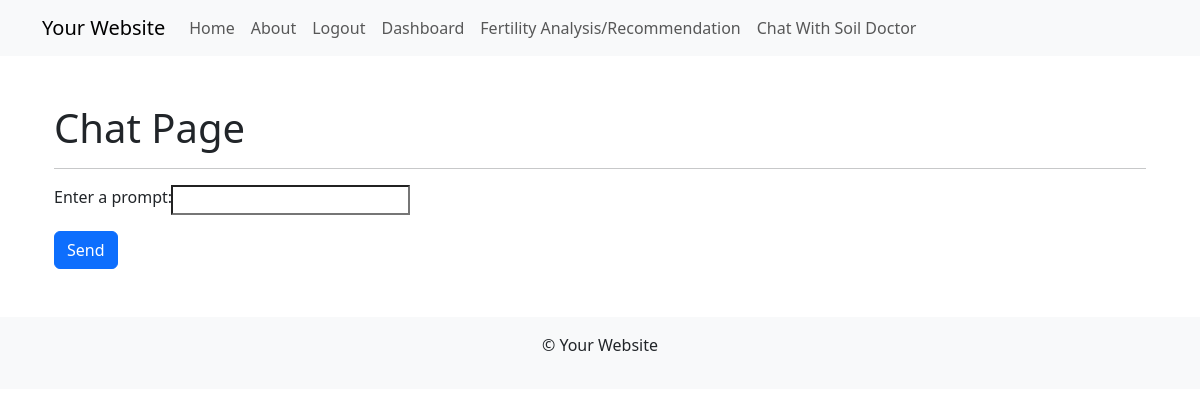
Before: /soilapp/chat/ (signed in) with the older database file.
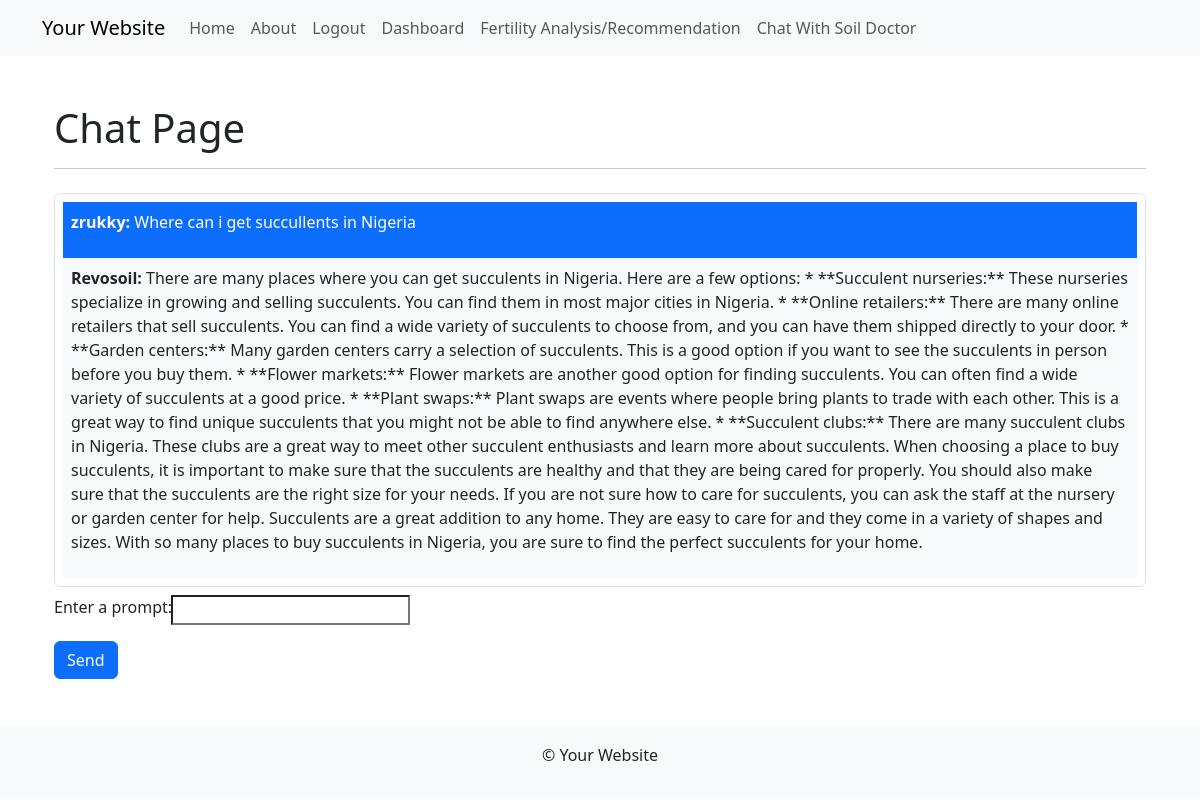
After: the same page with the newer database file.
### soilapp/models.py (models this page shows, shortened)
class ChatMessage(models.Model):
    user = models.ForeignKey(User, on_delete=models.CASCADE, default=1)
    user_input = models.TextField()
    model_response = models.TextField()
    timestamp = models.DateTimeField(auto_now_add=True)
    class Meta:
        ordering = ['timestamp']

### soilapp/views.py (the view)
# urls.py: path('chat/', views.chat_view, name='chat_view'),
@login_required(login_url='login')
def chat_view(request):
    if request.method == 'POST':
        palm.configure(api_key='AIzaSyA2fSdNXmrkVRtx    VECo-PjdtGAyntUMpW8')
        form = ChatForm(request.POST)
        if form.is_valid():
            prompt = form.cleaned_data['prompt']
            if prompt == 'quit':
                return redirect('chat_view')  # Redirect to chat view when 'quit' is entered
            response = palm.chat(
                context="Be a professional soil scientist with vast and accurate knowledge in soil science, agronomy, and general agriculture.",
                examples=[],
                messages=prompt
            )
            user = request.user
            ChatMessage.objects.create(user=user, user_input=prompt, model_response=response.last)
    else:
        form = ChatForm()
    chat_messages = ChatMessage.objects.filter(user=request.user)
    return render(request, 'chat_page.html', {'form': form, 'chat_messages': chat_messages})

### soilapp/forms.py
class ChatForm(forms.Form):
    prompt = forms.CharField(label='Enter a prompt', max_length=255)

### soilapp/templates/chat_page.html (shortened to what this page needs)
{% extends "base.html" %}
{% block content %}
    <div class="container mt-5">
        <h1>Chat Page</h1>
        <hr>
        <ul class="list-group chat-container">
            {% for message in chat_messages %}
                <li class="list-group-item message-container my-2 p-2">
                    <div class="user-message bg-primary text-white p-2">
                        <p><strong>{{ message.user }}:</strong> {{ message.user_input }}</p>
                    </div>
                    <div class="model-message bg-light p-2">
                        <p><strong>Revosoil:</strong> {{ message.model_response }}</p>
                    </div>
                </li>
            {% endfor %}
        </ul>
        <form method="post">
            <div class="input-group mb-3" id="user_prompt">
                {{ form.prompt.label_tag }}
                {{ form.prompt }}
            </div>
            <button type="submit" class="btn btn-primary">Send</button>
        </form>
    </div>
{% endblock %}

### soilapp/templates/base.html (shortened to what this page needs)
<!DOCTYPE html>
<html lang="en">
<head>
    <link href="https://cdn.jsdelivr.net/npm/bootstrap@5.3.2/dist/css/bootstrap.min.css" rel="stylesheet">
</head>
<body>
    <header class="navbar navbar-expand-lg navbar-light bg-light">
        <div class="container">
            <a class="navbar-brand" href="{% url 'index' %}">Your Website</a>
            <div class="collapse navbar-collapse" id="navbarNav">
                <ul class="navbar-nav">
                    <li class="nav-item">
                        <a class="nav-link" href="{% url 'index' %}">Home</a>
                    </li>
                    <li class="nav-item">
                        <a class="nav-link" href="{% url 'index' %}">About</a>
                    </li>
                    {% if user.is_authenticated %}
                    <li class="nav-item">
                        <a class="nav-link" href="{% url 'logout' %}">Logout</a>
                    </li>
                    <li class="nav-item">
                        <a class="nav-link" href="{% url 'user_dashboard' %}">Dashboard</a>
                    </li>
                    <li class="nav-item">
                        <a class="nav-link" href="{% url 'soil_properties_analysis' %}">Fertility Analysis/Recommendation</a>
                    </li>
                    <li class="nav-item">
                        <a class="nav-link" href="{% url 'chat_view' %}">Chat With Soil Doctor</a>
                    </li>
                    {% endif %}
                </ul>
            </div>
        </div>
    </header>
    <main class="container mt-5">
        {% block content %}
        {% endblock %}
    </main>
    <footer class="bg-light p-3 mt-5">
        <div class="container">
            <p class="text-center">&copy; {{ year }} Your Website</p>
        </div>
    </footer>
</body>
</html>

Changed rows visible on the page:
added ChatMessage: user "zrukky", user_input "Where can i get succullents in Nigeria", model_response "There are many places where you can get succulents in Nigeria. Here are a few options: * **Succulent nurseries:** These nurseries specialize in growing and selling succulents. You can find them in most major cities in Nigeria. * **Online retailers:** There are many online retailers that sell succulents. You can find a wide variety of succulents to choose from, and you can have them shipped directly to your door. * **Garden centers:** Many garden centers carry a selection of succulents. This is a good option if you want to see the succulents in person before you buy them. * **Flower markets:** Flower markets are another good option for finding succulents. You can often find a wide variety of…"
